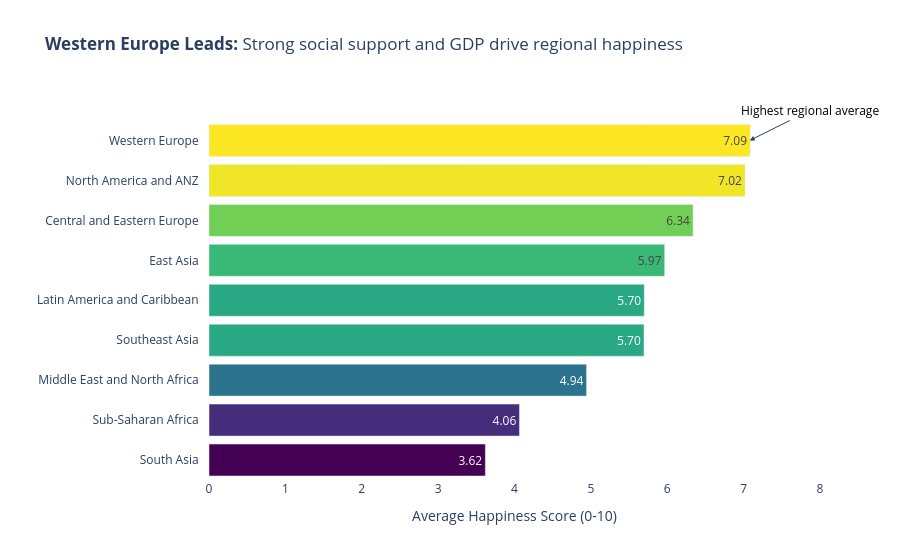

Notebook code cell kept with this figure:
### Markdown cell above
## Task 1 — Regional Comparison Bar Chart

**What to build:** A horizontal bar chart showing the **average happiness score by region**, sorted from highest to lowest.

**Requirements:**
- Horizontal orientation (category names are long)
- Sorted by score, descending (so the happiest region is at the top)
- Zero baseline on x-axis
- At least one design choice that goes beyond the Plotly default (colour, annotation, labels, etc.)
- An insight title that answers: *which region stands out and why does it matter?*

**Hint:** Use `df.groupby('Region')['Happiness_Score'].mean()` to compute the averages.

### Code cell
# Task 1: Regional comparison bar chart
# -------------------------------------

# Step 1: Compute average happiness score by region
region_avg = (df.groupby('Region')['Happiness_Score']
              .mean()
              .reset_index()
              .sort_values('Happiness_Score'))  # sort for horizontal bar

print(region_avg)

# Step 2: Build your chart
fig1 = px.bar(region_avg, 
             x='Happiness_Score', 
             y='Region', 
             orientation='h',
             text_auto='.2f', # Shton etiketat e numrave automatikisht
             title="<b>Western Europe Leads:</b> Strong social support and GDP drive regional happiness",
             color='Happiness_Score',
             color_continuous_scale='Viridis') # Ngjyra "beyond default"

# Step 3: Stilimi sipas kërkesave (Zero baseline & Design choices)
fig1.update_layout(
    xaxis=dict(title="Average Happiness Score (0-10)", range=[0, 8]),
    yaxis=dict(title="", ticksuffix="   "), # Shton hapësirë pas emrave
    plot_bgcolor='white',
    margin=dict(l=150), # Lë vend për emrat e gjatë në të majtë
    coloraxis_showscale=False
)

# Shto një shënim (Annotation) për të plotësuar kushtin "beyond default"
fig1.add_annotation(
    x=7.08,                     # Exact value for Western Europe
    y="Western Europe", 
    text="Highest regional average",
    showarrow=True,
    arrowhead=2,                # Cleaner arrow style
    ax=60,                      # Moves text 60 pixels to the right
    ay=-30,                     # Moves text 30 pixels up
    font=dict(size=12, color="black")
)
fig1.show()

### Figure 1 — Plotly figure (JSON) as saved in the notebook; plotly's stock layout.template omitted (floating-point values rounded to 4 significant figures)
{"data": [{"hovertemplate": "Happiness_Score=%{marker.color}<br>Region=%{y}<extra></extra>", "legendgroup": "", "marker": {"color": [3.618, 4.065, 4.943, 5.695, 5.699, 5.966, 6.338, 7.018, 7.086], "coloraxis": "coloraxis", "pattern": {"shape": ""}}, "name": "", "orientation": "h", "showlegend": false, "textposition": "auto", "texttemplate": "%{x:.2f}", "type": "bar", "x": [3.618, 4.065, 4.943, 5.695, 5.699, 5.966, 6.338, 7.018, 7.086], "xaxis": "x", "y": ["South Asia", "Sub-Saharan Africa", "Middle East and North Africa", "Southeast Asia", "Latin America and Caribbean", "East Asia", "Central and Eastern Europe", "North America and ANZ", "Western Europe"], "yaxis": "y"}], "layout": {"annotations": [{"arrowhead": 2, "ax": 60, "ay": -30, "font": {"color": "black", "size": 12}, "showarrow": true, "text": "Highest regional average", "x": 7.08, "y": "Western Europe"}], "barmode": "relative", "coloraxis": {"colorbar": {"title": {"text": "Happiness_Score"}}, "colorscale": [[0, "#440154"], [0.1111, "#482878"], [0.2222, "#3e4989"], [0.3333, "#31688e"], [0.4444, "#26828e"], [0.5556, "#1f9e89"], [0.6667, "#35b779"], [0.7778, "#6ece58"], [0.8889, "#b5de2b"], [1, "#fde725"]], "showscale": false}, "legend": {"tracegroupgap": 0}, "margin": {"l": 150}, "plot_bgcolor": "white", "title": {"text": "<b>Western Europe Leads:</b> Strong social support and GDP drive regional happiness"}, "xaxis": {"anchor": "y", "domain": [0, 1], "range": [0, 8], "title": {"text": "Average Happiness Score (0-10)"}}, "yaxis": {"anchor": "x", "domain": [0, 1], "ticksuffix": "   ", "title": {"text": ""}}}}
